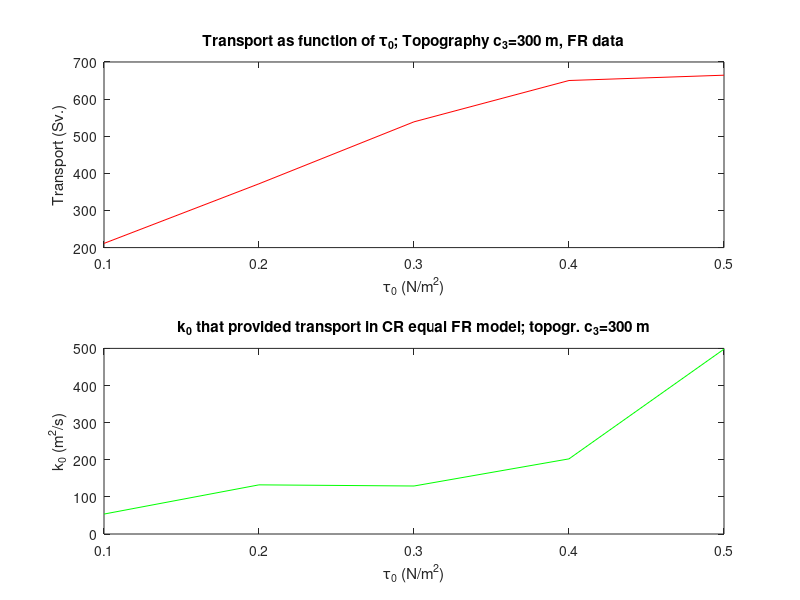

Write the MATLAB code that produced this figure.


   clear all
   close all
   clc
 
  G1=[0.1    0.2    0.3     0.4   0.5];%wind stress
TRAN=[211.3  371.9  538.8  650.1 664.4];%transport from FR model
 kkk=[53.7   132.4  129.3  202.4 498.0];%k_0
subplot(2,1,1)
plot(G1,TRAN,'r')
hold on

title('Transport as function of \tau_0; Topography c_3=300 m, FR data')
x1=xlabel('\tau_0 (N/m^2)')
y1=ylabel('Transport (Sv.)')
hold on
subplot(2,1,2)
plot(G1,kkk,'g')
hold on

title('k_0 that provided transport in CR equal FR model; topogr. c_3=300 m')
x1=xlabel('\tau_0 (N/m^2)')
y1=ylabel('k_0 (m^2/s)')
